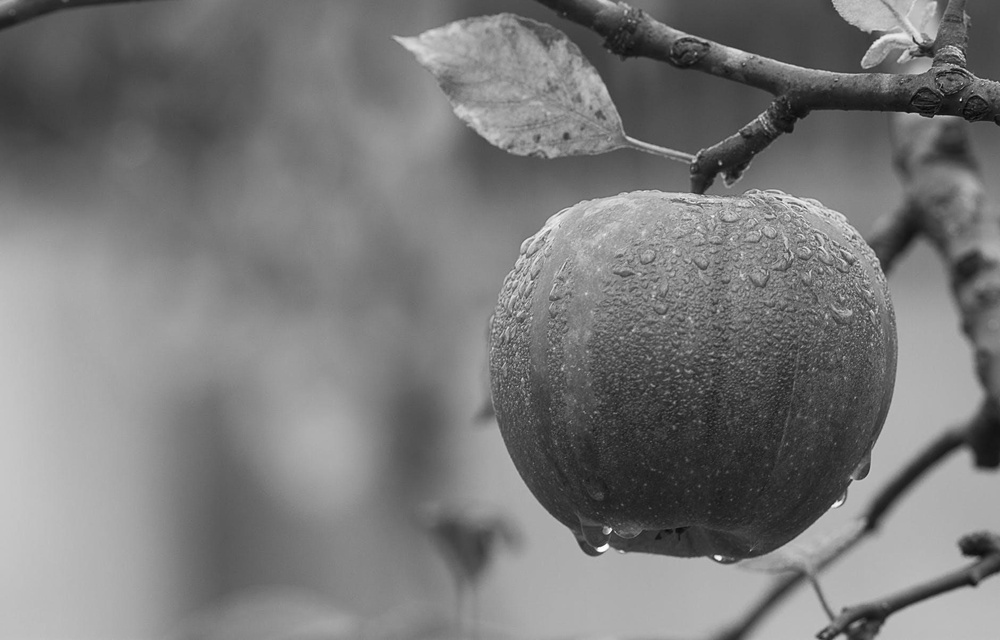
#> input picture gray.jpeg, 1000 x 640 px, shrunk from 1880 x 1204 before the run, found by its file name
$ python gradient.py
#> lines starting #> are read from the running program, lines starting #| are printed output that depends on the picture
import cv2
import numpy as np
import math


image_path = 'gray.jpeg'
gray_image = cv2.imread(image_path, cv2.IMREAD_GRAYSCALE)
#> gray_image is the input picture: shape (640, 1000); min 1, max 255, mean 121.2
array_2d = np.array(gray_image)

dfdx = np.zeros_like(array_2d)
dfdy = np.zeros_like(array_2d)
magnitude = np.zeros_like(array_2d)
theta = np.zeros_like(array_2d)


for x in range(0, array_2d.shape[0] - 1):
    for y in range(0, array_2d.shape[1] - 1):

        if y == array_2d.shape[1] - 1:
            dfdy[x,y] = array_2d[x+1, y]
        else:
            dfdy[x,y] = abs( array_2d[x+1, y] - array_2d[x, y] )


        if x == array_2d.shape[0] - 1:
            dfdx[x,y] = dfdx[x,y] = array_2d[x, y]
        else:
            dfdx[x,y] = abs( array_2d[x, y] - array_2d[x, y+1] )
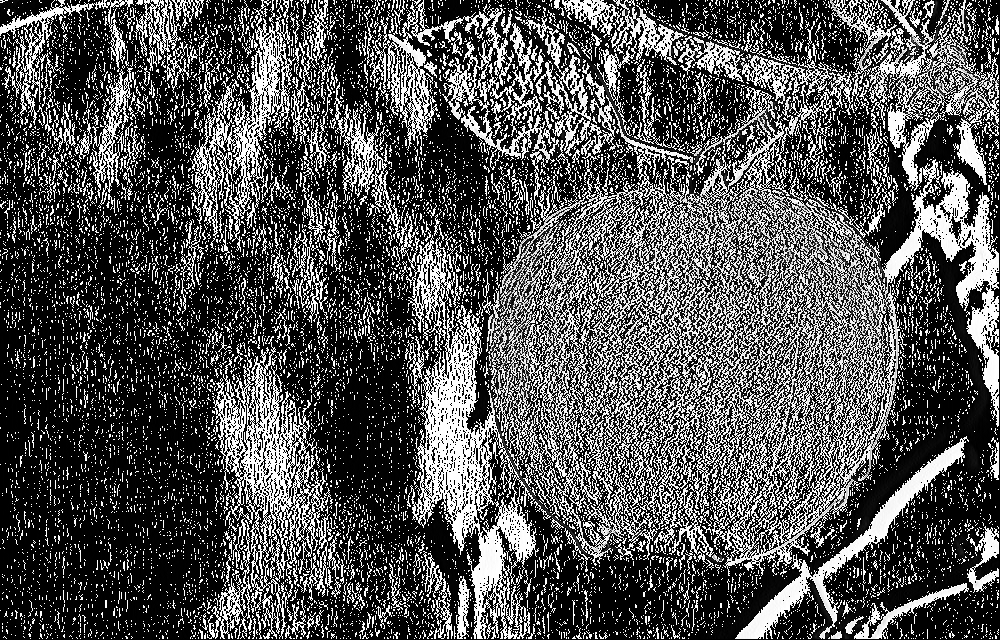
#> dfdx: shape (640, 1000); min 0, max 255, mean 82.9
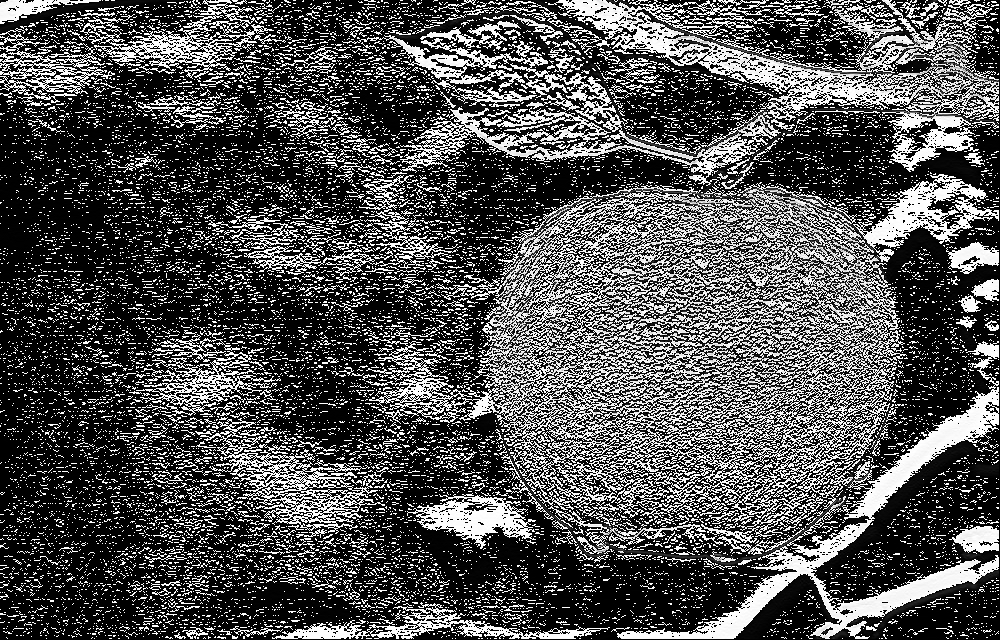
#> dfdy: shape (640, 1000); min 0, max 255, mean 80.1


        #some = math.sqrt( (dfdx)**2 + (dfdy)**2 )


def save_image(name, array):
    cv2.imwrite(name, array)

save_image("dfdx.jpg", dfdx)
save_image("dfdy.jpg", dfdy)
